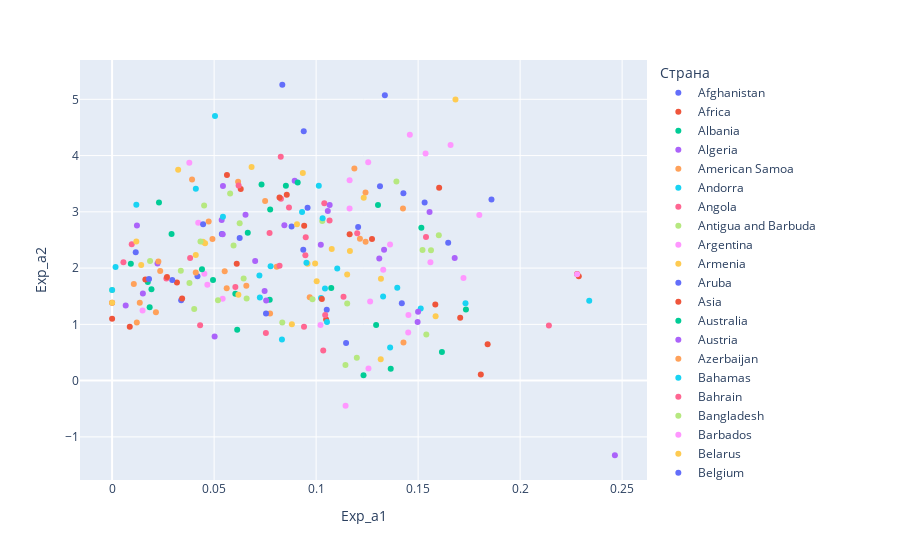

Notebook code cell kept with this figure:
### Markdown cell above
## Экспоненциальное представление

### Code cell
import plotly.express as px

fig = px.scatter(plotting_data, x="Exp_a1", y="Exp_a2", color="Страна")
fig.show()
